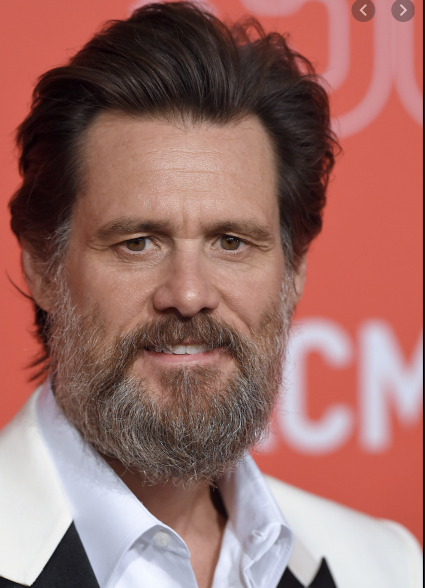
%> input picture HW2/Image1.png, 850 x 1175 px (shown at 1/2 size)
$ octave HW2-AmirhoseinYari-98109718-Q2.m   (GNU Octave 9; MATLAB toolbox functions it lacks are replaced by stand-ins)
%> lines starting %> are read from the running program, lines starting %| are printed output that depends on the picture
clc
clear
close all

img1 = im2double(imread('Image1.png'));
img2 = im2double(imread('Image2.png'));
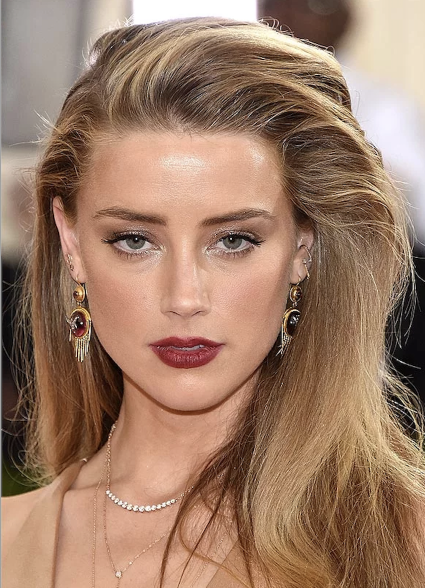
%> input picture HW2/Image2.png, 850 x 1175 px (shown at 1/2 size)
mask = im2double(imread('Mask.png'));
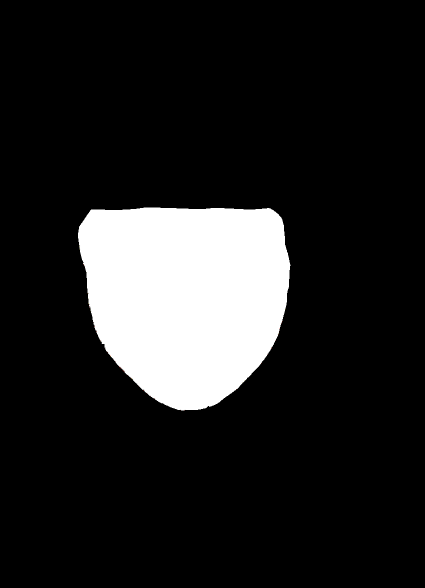
%> input picture HW2/Mask.png, 850 x 1175 px (shown at 1/2 size)

%imshow(blur(img1,10))
%%
sigmas = [1000, 600, 200, 100, 80, 60, 50, 40, 30, 20, 10];
final = zeros(size(img1));
for i=1:1:length(sigmas)-1
    sigma = sigmas(i);
    img1G = blur(img1,sigma);
    img2G = blur(img2,sigma);
%> the run ends on the next line
    maskG = blur(mask,sigma);
% [18 lines not run here, left out]
function final = blur(img,sigma)
shape = size(img);
m=shape(1);
n=shape(2);

H = zeros(size(img));
for i=1:1:m
    for j=1:1:n
        H(i,j,:) = exp(((i-m/2)^2+(j-n/2)^2)/(-2*sigma^2));
    end
end
imgF = fftshift(fft2(img));
finalF = imgF.*H;
final = ifft2(ifftshift(finalF));
final = real(final);
end
